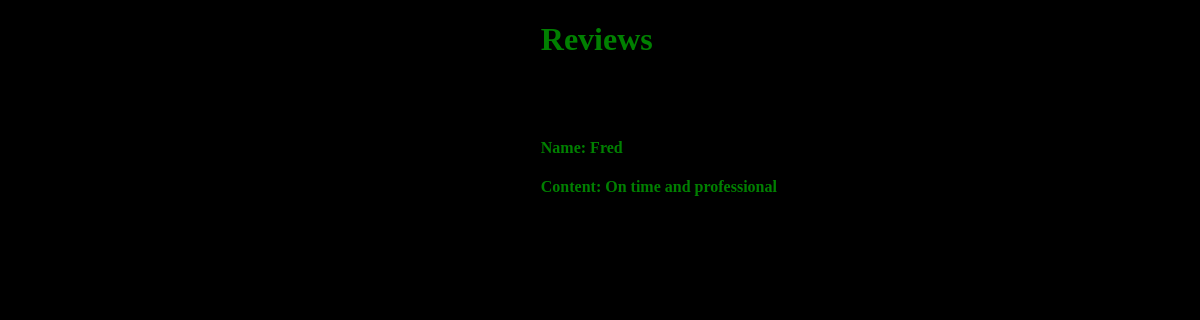
The page /reviews/ on the database as committed earlier.
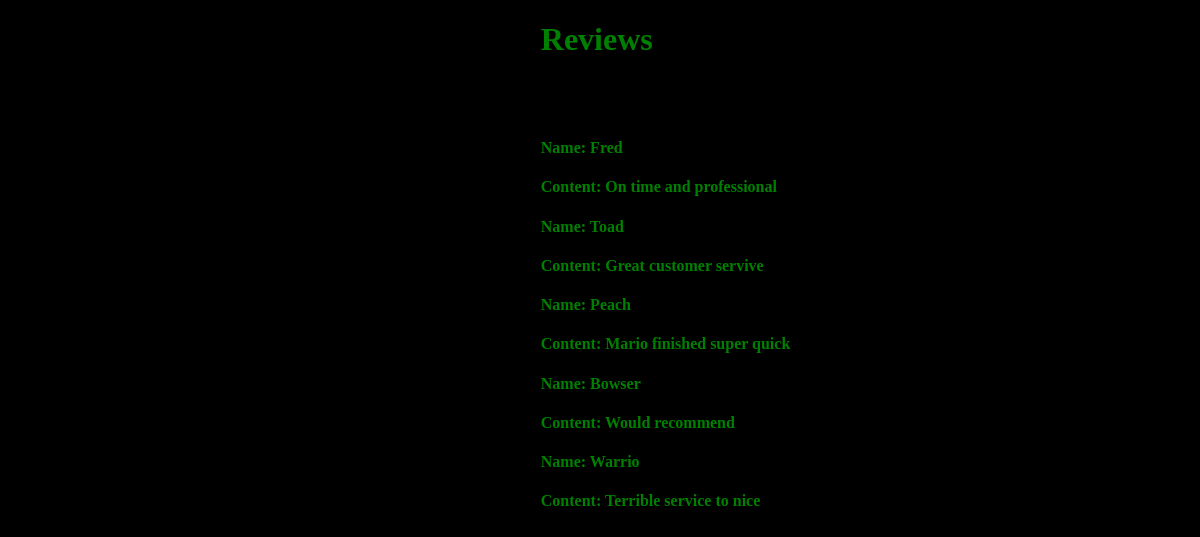
The same page on the database as committed later.
### pipeline/models.py (models this page shows)
class myreviews(models.Model):
    name = models.CharField(max_length=20)
    content = models.TextField()

### pipeline/views.py (the view)
# urls.py: path('reviews/',views.reviews, name="pipeline-reviews"),
def reviews (request):
    revlist = myreviews.objects.all()
    for entry in revlist:
        name = entry.name
        content = entry.content
    data = {'reviews' :revlist,'title' :"reviews"}
    return render(request, 'pipeline/reviews.html',data)

### pipeline/templates/pipeline/reviews.html (shortened to what this page needs)
{% load static %}
<!DOCTYPE html>
<html lang="en">
    <head>
        <link rel="stylesheet" type="text/css" href="{% static 'pipeline/styles.css' %}">
    </head>
    {% block content %}
    <body class="rev-body">
        <h1 class="rev-title">Reviews</h1>
        <div class="revs">
            {% if reviews %}
                {% for entry in reviews %}
                    <h4 class="name">Name: {{ entry.name}}</h4>
                    <h4 class="content">Content: {{entry.content | safe}}</h4>
                {% endfor %}
            {%endif %}
        </div>
    </body>
    {% endblock %}
</html>

### pipeline/static/pipeline/styles.css (style rules this page uses)
h1 { margin-left: 10%; }
.revs { margin-left: 45%; }
.rev-title { margin-left: 45%; padding-bottom: 5%; }
.rev-body { background-color: black; color: green; }

Rows that differ between the two databases and show on the page:
added myreviews: name "Toad", content "Great customer servive"
added myreviews: name "Peach", content "Mario finished super quick"
added myreviews: name "Bowser", content "Would recommend"
added myreviews: name "Warrio", content "Terrible service to nice"
